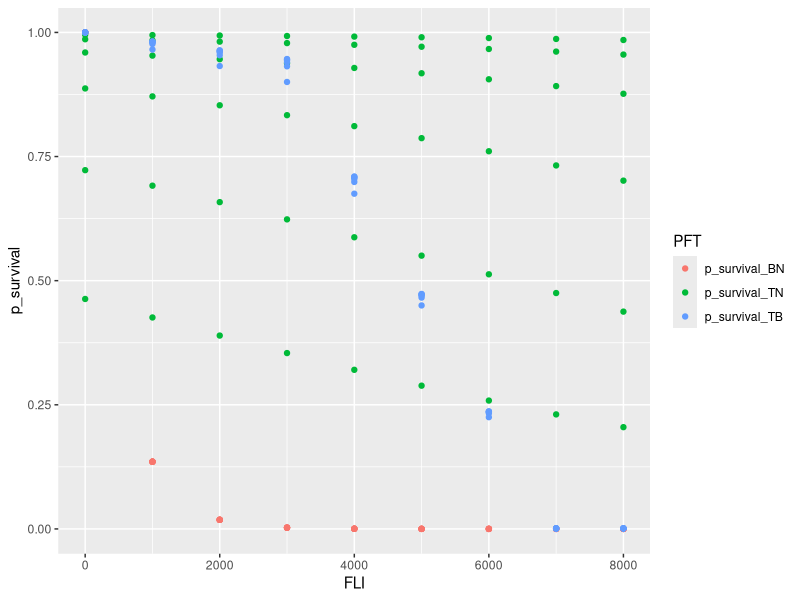
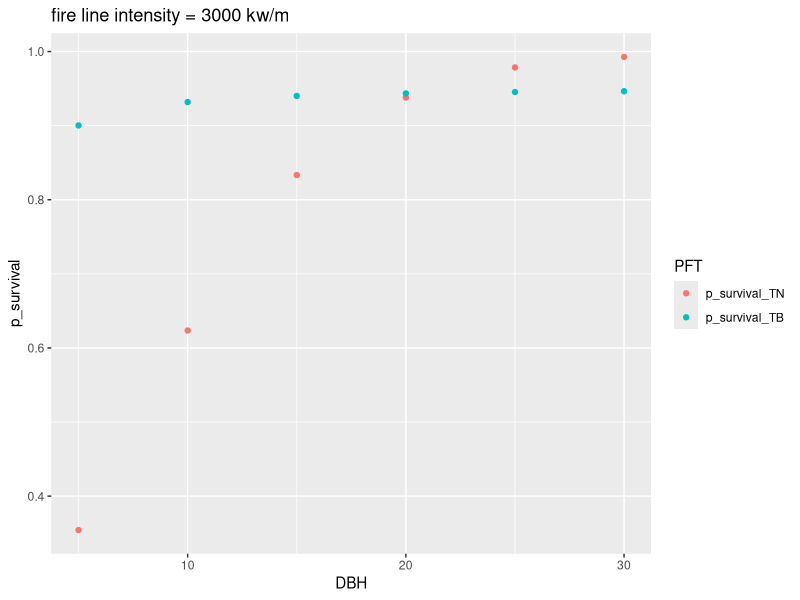
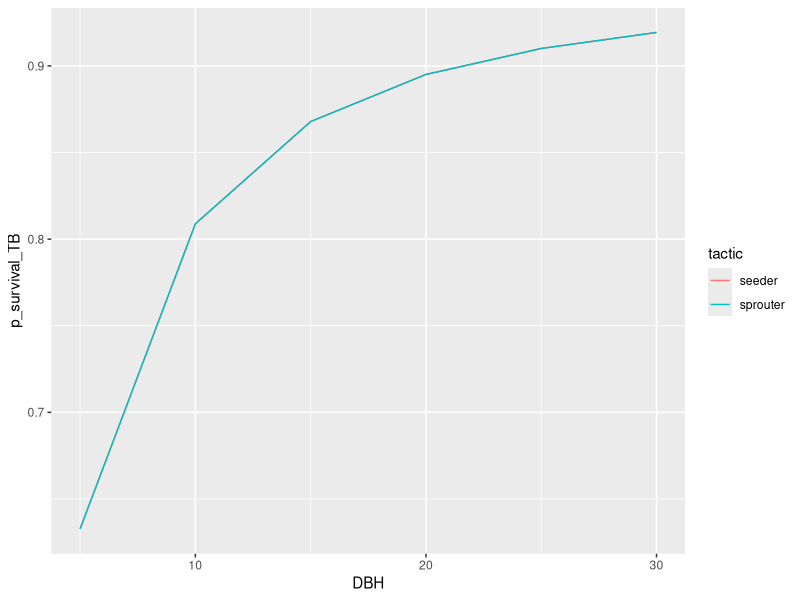
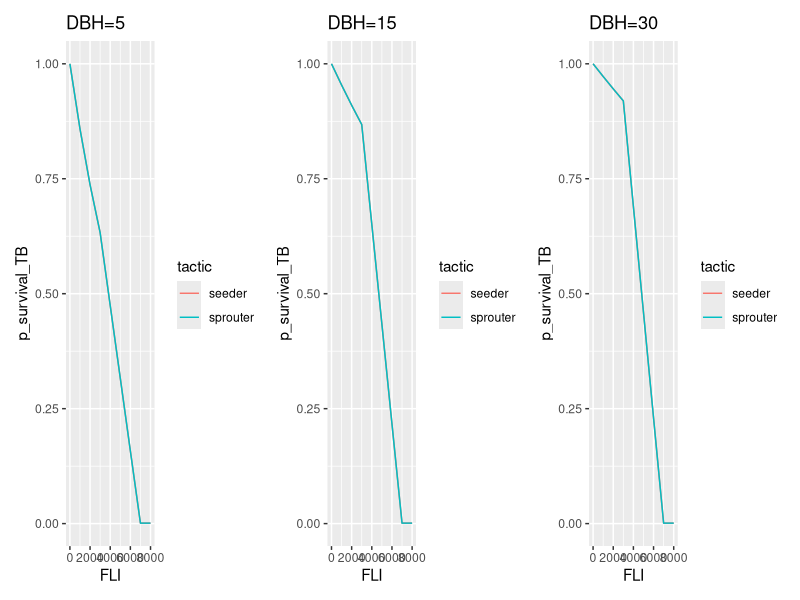
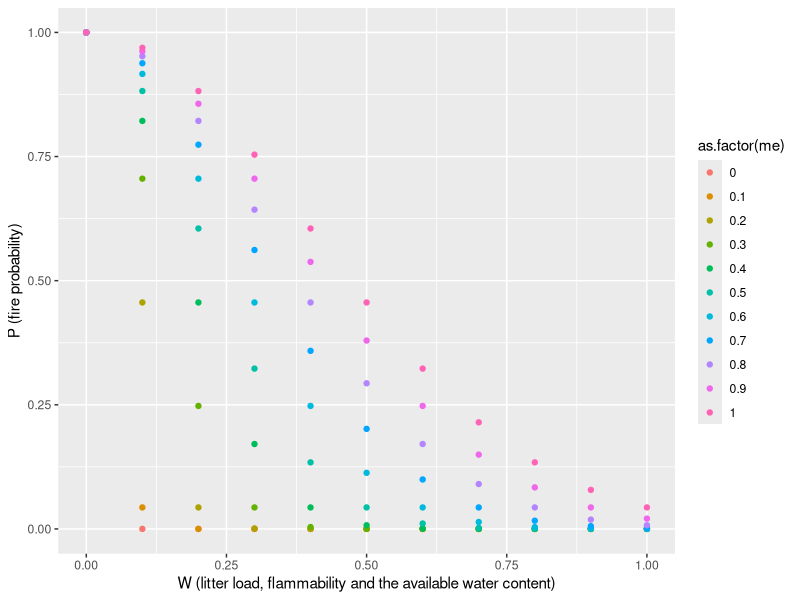

Source code (R) for these figures, in order:
#February 9 2021
#Script to look at fire survival for each PFT
#Survival is found after Fire Line Intensity. 
#PFT mortality is then used to find carbin fluxes

library(ggplot2)
library(dplyr)
library(reshape2)
library(patchwork)



fli=seq(0, 8000, by = 1000) #fire line intensity, kw/m
e = exp(1)#eulers number
mcwd = 1 #mass of coarse woody debris (Mg/ha)
dbh_list=seq(5, 30, 5)

df <- data.frame(p_survival_BN=as.numeric(), 
                 p_survival_TN=as.numeric(), 
                 P_survival_TB=as.numeric(),
                 FLI=as.numeric(),
                 DBH=as.numeric())

for (dbh in dbh_list){
  
  ##------ BOREAL NEADLELEAVED --------##
  #For trees at latitudes beyond 50 degrees N/S (|latitude|>50) according to Dalziel et al 2008:
  
  p_survival_BN = e^(-fli/500)
  
  ##------ TEMPERATE NEADLELEAVED --------##
  #All other needle-leafed trees have survival-probabilities following to Kobziar et al 2006. Where dbh is diameter-at-breast-height [cm]; mcwd the mass of coarse woody debris [Mg/ha].
  
  p_survival_TN = 1 - (1+e^-(1.0337+0.000151*fli-0.221*dbh+0.219*mcwd))^-1
  
  ##------ TEMPERATE BROADLEAVED --------##
  #Extra-tropical non-savannah broadleaved trees are considered to be temperate.
  #Their survival probability is calculated following Hickler et al. 2004 using the resilience value res to distinguish between seeders and resprouters -this is no longer used in BLAZE
  
  #get probability of survival at FLI of 3000 kW/m 
  #this only relies on dbh
  P_3000 = 0.95-(1/(1+((dbh/0.7)^1.5)))
  
  p_survival_TB = as.numeric()
  #caluculate survival probability based on actual FLI
  for (i in 1:length(fli)) {
    FLI = fli[i]
    if (FLI >= 7000) {
      p_survival = 0.001
    } else if (FLI >= 3000 & FLI < 7000) {
      p_survival = P_3000*(1-((FLI-3000)/4000))
    } else {
      p_survival = exp((FLI/3000) * log(P_3000))
    }
    
    p_survival_TB = c(p_survival_TB, p_survival)
  }

  DF <- cbind(p_survival_BN, p_survival_TN, p_survival_TB, fli, DBH=rep(dbh, length(p_survival_BN)))
  names(DF) <- c("p_survival_BN", "p_survival_TN", "p_survival_TB", "FLI", "DBH")
  df <- rbind(DF, df)
}

df <- melt(data = df, id.vars = c("fli", "DBH"), measure.vars = c("p_survival_BN","p_survival_TN", "p_survival_TB"))
df[is.na(df)] <- 0
names(df) <- c("FLI", "DBH", "PFT", "p_survival")


ggplot() + geom_point(data=df, aes(x=FLI, y=p_survival, color=PFT))

df_test = filter(df, FLI==3000 & PFT=="p_survival_TN")
df_test = rbind(df_test, filter(df, FLI==3000 & PFT=="p_survival_TB"))
ggplot() + geom_point(data=df_test, aes(x=DBH, y=p_survival, color=PFT)) + ggtitle("fire line intensity = 3000 kw/m")


# So how can I change the p_survival function for temperate broadleaf trees to make DBH respons more to FLI


#-----
#BLAZE 
#-----
dbh_list=seq(5, 30, 5)
fli=seq(0, 8000, by = 1000)

df <- data.frame(P_survival_TB=as.numeric(),
                 FLI=as.numeric(),
                 DBH=as.numeric())

for (i in 1:length(dbh_list)){
  dbh = dbh_list[i]
  P_3000 = 0.95-(1/(1+((dbh/0.7)^1.5)))
#caluculate survival probability based on actual FLI
  p_survival_TB = as.numeric()
  for (j in 1:length(fli)) {
    FLI = fli[j]
    if (FLI >= 7000) {
      p_survival = 0.001
    } else if (FLI >= 3000 & FLI < 7000) {
      p_survival = P_3000*(1-((FLI-3000)/4000))
    } else {
      p_survival = exp((FLI/3000) * log(P_3000))
    }
    
    p_survival_TB = c(p_survival_TB, p_survival)
  }
  x = as.data.frame(cbind(p_survival_TB, FLI=fli, DBH=rep(dbh, length(p_survival_TB))))
  df = rbind(df, x)
}
#-----

#-----
#BLAZE with seeders/sprouters
#-----
dbh_list=seq(5, 30, 5)
fli=seq(0, 8000, by = 1000)

seeder = 0.1
sprouter = 3

res = sprouter

df <- data.frame(P_survival_TB=as.numeric(),
                 FLI=as.numeric(),
                 DBH=as.numeric())

for (i in 1:length(dbh_list)){
  dbh = dbh_list[i]
  P_3000 = 0.95-(1/(1+((dbh/res)^1.5)))
  #caluculate survival probability based on actual FLI
  p_survival_TB = as.numeric()
  for (j in 1:length(fli)) {
    FLI = fli[j]
    if (FLI >= 7000) {
      p_survival = 0.001
    } else if (FLI >= 3000 & FLI < 7000) {
      p_survival = P_3000*(1-((FLI-3000)/4000))
    } else {
      p_survival = exp((FLI/3000) * log(P_3000))
    }
    
    p_survival_TB = c(p_survival_TB, p_survival)
  }
  x = as.data.frame(cbind(p_survival_TB, FLI=fli, DBH=rep(dbh, length(p_survival_TB))))
  df = rbind(df, x)
}

df_seeder = cbind(df, tactic = rep("seeder", nrow(df)))
df_sprouter = cbind(df, tactic = rep("sprouter", nrow(df)))
df = rbind(df_seeder, df_sprouter)

ggplot() + geom_line(data=filter(df, FLI==3000), aes(x=DBH, y=p_survival_TB, color=tactic))


p1 = ggplot() + geom_line(data=filter(df, DBH==5), aes(x=FLI, y=p_survival_TB, color=tactic)) + ggtitle("DBH=5")
p2 = ggplot() + geom_line(data=filter(df, DBH==15), aes(x=FLI, y=p_survival_TB, color=tactic)) + ggtitle("DBH=15")
p3 = ggplot() + geom_line(data=filter(df, DBH==30), aes(x=FLI, y=p_survival_TB, color=tactic)) + ggtitle("DBH=30")
p1 | p2 | p3

#-----

#-----
#BLAZE modify for dbh 
#-----
dbh_list=seq(5, 30, 5)
fli=seq(0, 8000, by = 1000)

df <- data.frame(P_survival_TB=as.numeric(),
                 FLI=as.numeric(),
                 DBH=as.numeric())

#parameter to change
dbh_modifier = 0.7
dbh_modifier = 2

for (i in 1:length(dbh_list)){
  dbh = dbh_list[i]
  P_3000 = 0.95-(1/(1+((dbh/dbh_modifier)^1.5)))
  #caluculate survival probability based on actual FLI
  p_survival_TB = as.numeric()
  for (j in 1:length(fli)) {
    FLI = fli[j]
    if (FLI >= 7000) {
      p_survival = 0.001
    } else if (FLI >= 3000 & FLI < 7000) {
      p_survival = P_3000*(1-((FLI-3000)/4000))
    } else {
      p_survival = exp((FLI/3000) * log(P_3000))
    }
    
    p_survival_TB = c(p_survival_TB, p_survival)
  }
  x = as.data.frame(cbind(p_survival_TB, FLI=fli, DBH=rep(dbh, length(p_survival_TB))))
  df = rbind(df, x)
}
#-----


#--------------
# litterme  - litter moisture flammability threshold
#           - relic of old fire model
#           - value between 0 and 1, lower value means more flammable
#           - The probability of a fire occurring within the modeled area is       calculated each day based on: 

# 1. Litter load, flammability and the available water content of the uppermost soil layer (W, in the range 0-1), as a surrogate for the litter moisture content
W = seq(0, 1, 0.1)
# 2. Litter flammability: characterised by the “moisture of extinction”, which is a PFT-specific parameter in the range 0-1, with lower values representing increasing flammability
me = seq(0, 1, 0.1)

fire <- data.frame(P_fire=as.numeric(),
                 me=as.numeric(),
                 W=as.numeric())

for (i in 1:length(W)){
  w = W[i]
  P_fire = exp(-3.14*(w/me)^2)
  df = data.frame(cbind(P_fire, me, W=rep(w, length(P_fire))))
  fire = rbind(df, fire)
}

ggplot() + geom_point(data=fire, aes(x=W, y=P_fire, color=as.factor(me))) + xlab("W (litter load, flammability and the available water content)") + ylab("P (fire probability)") + scale_fill_discrete(name = "me (litter flammability)")
                                                                                                                                                                                         









